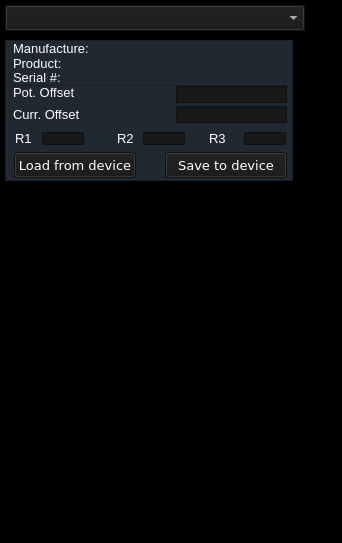
<?xml version="1.0" encoding="UTF-8"?>
<ui version="4.0">
 <class>MainWindow</class>
 <widget class="QMainWindow" name="MainWindow">
  <property name="geometry">
   <rect>
    <x>0</x>
    <y>0</y>
    <width>342</width>
    <height>543</height>
   </rect>
  </property>
  <property name="windowTitle">
   <string>MainWindow</string>
  </property>
  <property name="styleSheet">
   <string notr="true">background-color: #000000;</string>
  </property>
  <widget class="QWidget" name="centralwidget">
   <widget class="QFrame" name="frame_18">
    <property name="geometry">
     <rect>
      <x>5</x>
      <y>5</y>
      <width>300</width>
      <height>26</height>
     </rect>
    </property>
    <property name="styleSheet">
     <string notr="true">background-color: #181818;
border-color: &quot;Solid&quot;;</string>
    </property>
    <property name="frameShape">
     <enum>QFrame::StyledPanel</enum>
    </property>
    <property name="frameShadow">
     <enum>QFrame::Raised</enum>
    </property>
    <widget class="QComboBox" name="comboBox">
     <property name="enabled">
      <bool>true</bool>
     </property>
     <property name="geometry">
      <rect>
       <x>0</x>
       <y>0</y>
       <width>300</width>
       <height>26</height>
      </rect>
     </property>
     <property name="styleSheet">
      <string notr="true">color: rgb(254, 253, 255);
font: 10pt;</string>
     </property>
     <property name="editable">
      <bool>false</bool>
     </property>
     <property name="duplicatesEnabled">
      <bool>true</bool>
     </property>
    </widget>
   </widget>
   <widget class="QFrame" name="frame_8">
    <property name="geometry">
     <rect>
      <x>5</x>
      <y>40</y>
      <width>288</width>
      <height>141</height>
     </rect>
    </property>
    <property name="styleSheet">
     <string notr="true">background-color: #202932;</string>
    </property>
    <property name="frameShape">
     <enum>QFrame::StyledPanel</enum>
    </property>
    <property name="frameShadow">
     <enum>QFrame::Raised</enum>
    </property>
    <widget class="QLabel" name="label_11">
     <property name="geometry">
      <rect>
       <x>8</x>
       <y>4</y>
       <width>74</width>
       <height>14</height>
      </rect>
     </property>
     <property name="font">
      <font>
       <pointsize>10</pointsize>
       <weight>50</weight>
       <italic>false</italic>
       <bold>false</bold>
      </font>
     </property>
     <property name="styleSheet">
      <string notr="true">color: rgb(254, 253, 255);
font: 10pt;</string>
     </property>
     <property name="text">
      <string>DAC Offset</string>
     </property>
     <property name="textFormat">
      <enum>Qt::PlainText</enum>
     </property>
    </widget>
    <widget class="QLabel" name="label_12">
     <property name="geometry">
      <rect>
       <x>8</x>
       <y>26</y>
       <width>65</width>
       <height>14</height>
      </rect>
     </property>
     <property name="font">
      <font>
       <pointsize>10</pointsize>
       <weight>50</weight>
       <italic>false</italic>
       <bold>false</bold>
      </font>
     </property>
     <property name="styleSheet">
      <string notr="true">color: rgb(254, 253, 255);
font: 10pt;</string>
     </property>
     <property name="text">
      <string>DAC Gain</string>
     </property>
     <property name="textFormat">
      <enum>Qt::PlainText</enum>
     </property>
    </widget>
    <widget class="QLabel" name="label_13">
     <property name="geometry">
      <rect>
       <x>8</x>
       <y>45</y>
       <width>82</width>
       <height>14</height>
      </rect>
     </property>
     <property name="font">
      <font>
       <pointsize>10</pointsize>
       <weight>50</weight>
       <italic>false</italic>
       <bold>false</bold>
      </font>
     </property>
     <property name="styleSheet">
      <string notr="true">color: rgb(254, 253, 255);
font: 10pt;</string>
     </property>
     <property name="text">
      <string>Pot. Offset</string>
     </property>
     <property name="textFormat">
      <enum>Qt::PlainText</enum>
     </property>
    </widget>
    <widget class="QLabel" name="label_14">
     <property name="geometry">
      <rect>
       <x>8</x>
       <y>67</y>
       <width>90</width>
       <height>14</height>
      </rect>
     </property>
     <property name="font">
      <font>
       <pointsize>10</pointsize>
       <weight>50</weight>
       <italic>false</italic>
       <bold>false</bold>
      </font>
     </property>
     <property name="styleSheet">
      <string notr="true">color: rgb(254, 253, 255);
font: 10pt;</string>
     </property>
     <property name="text">
      <string>Curr. Offset</string>
     </property>
     <property name="textFormat">
      <enum>Qt::PlainText</enum>
     </property>
    </widget>
    <widget class="QFrame" name="frame_9">
     <property name="geometry">
      <rect>
       <x>171</x>
       <y>6</y>
       <width>111</width>
       <height>17</height>
      </rect>
     </property>
     <property name="styleSheet">
      <string notr="true">background-color: #181818;
border-color: &quot;Solid&quot;;</string>
     </property>
     <property name="frameShape">
      <enum>QFrame::StyledPanel</enum>
     </property>
     <property name="frameShadow">
      <enum>QFrame::Raised</enum>
     </property>
     <widget class="QLineEdit" name="lineEdit_5">
      <property name="geometry">
       <rect>
        <x>0</x>
        <y>0</y>
        <width>111</width>
        <height>17</height>
       </rect>
      </property>
      <property name="styleSheet">
       <string notr="true">color: rgb(255, 255, 255);</string>
      </property>
     </widget>
    </widget>
    <widget class="QFrame" name="frame_10">
     <property name="geometry">
      <rect>
       <x>171</x>
       <y>46</y>
       <width>111</width>
       <height>17</height>
      </rect>
     </property>
     <property name="styleSheet">
      <string notr="true">background-color: #181818;
border-color: &quot;Solid&quot;;</string>
     </property>
     <property name="frameShape">
      <enum>QFrame::StyledPanel</enum>
     </property>
     <property name="frameShadow">
      <enum>QFrame::Raised</enum>
     </property>
     <widget class="QLineEdit" name="lineEdit_6">
      <property name="geometry">
       <rect>
        <x>0</x>
        <y>0</y>
        <width>111</width>
        <height>17</height>
       </rect>
      </property>
      <property name="styleSheet">
       <string notr="true">color: rgb(255, 255, 255);</string>
      </property>
     </widget>
    </widget>
    <widget class="QFrame" name="frame_11">
     <property name="geometry">
      <rect>
       <x>171</x>
       <y>26</y>
       <width>111</width>
       <height>17</height>
      </rect>
     </property>
     <property name="styleSheet">
      <string notr="true">background-color: #181818;
border-color: &quot;Solid&quot;;</string>
     </property>
     <property name="frameShape">
      <enum>QFrame::StyledPanel</enum>
     </property>
     <property name="frameShadow">
      <enum>QFrame::Raised</enum>
     </property>
     <widget class="QLineEdit" name="lineEdit_7">
      <property name="geometry">
       <rect>
        <x>0</x>
        <y>0</y>
        <width>111</width>
        <height>17</height>
       </rect>
      </property>
      <property name="styleSheet">
       <string notr="true">color: rgb(255, 255, 255);</string>
      </property>
     </widget>
    </widget>
    <widget class="QFrame" name="frame_12">
     <property name="geometry">
      <rect>
       <x>171</x>
       <y>66</y>
       <width>111</width>
       <height>17</height>
      </rect>
     </property>
     <property name="styleSheet">
      <string notr="true">background-color: #181818;
border-color: &quot;Solid&quot;;</string>
     </property>
     <property name="frameShape">
      <enum>QFrame::StyledPanel</enum>
     </property>
     <property name="frameShadow">
      <enum>QFrame::Raised</enum>
     </property>
     <widget class="QLineEdit" name="lineEdit_8">
      <property name="geometry">
       <rect>
        <x>0</x>
        <y>0</y>
        <width>111</width>
        <height>17</height>
       </rect>
      </property>
      <property name="styleSheet">
       <string notr="true">color: rgb(255, 255, 255);</string>
      </property>
     </widget>
    </widget>
    <widget class="QLabel" name="label_15">
     <property name="geometry">
      <rect>
       <x>10</x>
       <y>91</y>
       <width>16</width>
       <height>14</height>
      </rect>
     </property>
     <property name="font">
      <font>
       <pointsize>10</pointsize>
       <weight>50</weight>
       <italic>false</italic>
       <bold>false</bold>
      </font>
     </property>
     <property name="styleSheet">
      <string notr="true">color: rgb(254, 253, 255);
font: 10pt;</string>
     </property>
     <property name="text">
      <string>R1</string>
     </property>
     <property name="textFormat">
      <enum>Qt::PlainText</enum>
     </property>
    </widget>
    <widget class="QLabel" name="label_16">
     <property name="geometry">
      <rect>
       <x>112</x>
       <y>91</y>
       <width>16</width>
       <height>14</height>
      </rect>
     </property>
     <property name="font">
      <font>
       <pointsize>10</pointsize>
       <weight>50</weight>
       <italic>false</italic>
       <bold>false</bold>
      </font>
     </property>
     <property name="styleSheet">
      <string notr="true">color: rgb(254, 253, 255);
font: 10pt;</string>
     </property>
     <property name="text">
      <string>R2</string>
     </property>
     <property name="textFormat">
      <enum>Qt::PlainText</enum>
     </property>
    </widget>
    <widget class="QLabel" name="label_17">
     <property name="geometry">
      <rect>
       <x>204</x>
       <y>91</y>
       <width>16</width>
       <height>14</height>
      </rect>
     </property>
     <property name="font">
      <font>
       <pointsize>10</pointsize>
       <weight>50</weight>
       <italic>false</italic>
       <bold>false</bold>
      </font>
     </property>
     <property name="styleSheet">
      <string notr="true">color: rgb(254, 253, 255);
font: 10pt;</string>
     </property>
     <property name="text">
      <string>R3</string>
     </property>
     <property name="textFormat">
      <enum>Qt::PlainText</enum>
     </property>
    </widget>
    <widget class="QFrame" name="frame_13">
     <property name="geometry">
      <rect>
       <x>37</x>
       <y>92</y>
       <width>42</width>
       <height>13</height>
      </rect>
     </property>
     <property name="styleSheet">
      <string notr="true">background-color: #181818;
border-color: &quot;Solid&quot;;</string>
     </property>
     <property name="frameShape">
      <enum>QFrame::StyledPanel</enum>
     </property>
     <property name="frameShadow">
      <enum>QFrame::Raised</enum>
     </property>
     <widget class="QLineEdit" name="lineEdit_10">
      <property name="geometry">
       <rect>
        <x>0</x>
        <y>0</y>
        <width>42</width>
        <height>13</height>
       </rect>
      </property>
      <property name="styleSheet">
       <string notr="true">color: rgb(255, 255, 255);</string>
      </property>
     </widget>
    </widget>
    <widget class="QFrame" name="frame_14">
     <property name="geometry">
      <rect>
       <x>239</x>
       <y>92</y>
       <width>42</width>
       <height>13</height>
      </rect>
     </property>
     <property name="styleSheet">
      <string notr="true">background-color: #181818;
border-color: &quot;Solid&quot;;</string>
     </property>
     <property name="frameShape">
      <enum>QFrame::StyledPanel</enum>
     </property>
     <property name="frameShadow">
      <enum>QFrame::Raised</enum>
     </property>
     <widget class="QLineEdit" name="lineEdit_11">
      <property name="geometry">
       <rect>
        <x>0</x>
        <y>0</y>
        <width>42</width>
        <height>13</height>
       </rect>
      </property>
      <property name="styleSheet">
       <string notr="true">color: rgb(255, 255, 255);</string>
      </property>
     </widget>
    </widget>
    <widget class="QFrame" name="frame_15">
     <property name="geometry">
      <rect>
       <x>138</x>
       <y>92</y>
       <width>42</width>
       <height>13</height>
      </rect>
     </property>
     <property name="styleSheet">
      <string notr="true">background-color: #181818;
border-color: &quot;Solid&quot;;</string>
     </property>
     <property name="frameShape">
      <enum>QFrame::StyledPanel</enum>
     </property>
     <property name="frameShadow">
      <enum>QFrame::Raised</enum>
     </property>
     <widget class="QLineEdit" name="lineEdit_12">
      <property name="geometry">
       <rect>
        <x>0</x>
        <y>0</y>
        <width>42</width>
        <height>13</height>
       </rect>
      </property>
      <property name="styleSheet">
       <string notr="true">color: rgb(255, 255, 255);</string>
      </property>
     </widget>
    </widget>
    <widget class="QPushButton" name="pushButton_4">
     <property name="geometry">
      <rect>
       <x>160</x>
       <y>112</y>
       <width>122</width>
       <height>26</height>
      </rect>
     </property>
     <property name="font">
      <font>
       <family>DejaVu Sans</family>
       <pointsize>10</pointsize>
      </font>
     </property>
     <property name="autoFillBackground">
      <bool>false</bool>
     </property>
     <property name="styleSheet">
      <string notr="true">background-color: #181818;
border-color: &quot;Solid&quot;;
color:white</string>
     </property>
     <property name="text">
      <string>Save to device</string>
     </property>
     <property name="autoDefault">
      <bool>false</bool>
     </property>
    </widget>
    <widget class="QPushButton" name="pushButton_8">
     <property name="geometry">
      <rect>
       <x>9</x>
       <y>112</y>
       <width>122</width>
       <height>26</height>
      </rect>
     </property>
     <property name="font">
      <font>
       <family>DejaVu Sans</family>
       <pointsize>10</pointsize>
      </font>
     </property>
     <property name="autoFillBackground">
      <bool>false</bool>
     </property>
     <property name="styleSheet">
      <string notr="true">background-color: #181818;
border-color: &quot;Solid&quot;;
color:white</string>
     </property>
     <property name="text">
      <string>Load from device</string>
     </property>
     <property name="autoDefault">
      <bool>false</bool>
     </property>
    </widget>
   </widget>
   <widget class="QFrame" name="frame_5">
    <property name="geometry">
     <rect>
      <x>5</x>
      <y>40</y>
      <width>288</width>
      <height>46</height>
     </rect>
    </property>
    <property name="styleSheet">
     <string notr="true">background-color: #202932;</string>
    </property>
    <property name="frameShape">
     <enum>QFrame::StyledPanel</enum>
    </property>
    <property name="frameShadow">
     <enum>QFrame::Raised</enum>
    </property>
    <widget class="QLabel" name="label_7">
     <property name="geometry">
      <rect>
       <x>8</x>
       <y>1</y>
       <width>90</width>
       <height>14</height>
      </rect>
     </property>
     <property name="font">
      <font>
       <pointsize>10</pointsize>
       <weight>50</weight>
       <italic>false</italic>
       <bold>false</bold>
      </font>
     </property>
     <property name="styleSheet">
      <string notr="true">color: rgb(254, 253, 255);
font: 10pt;</string>
     </property>
     <property name="text">
      <string>Manufacture:</string>
     </property>
     <property name="textFormat">
      <enum>Qt::PlainText</enum>
     </property>
    </widget>
    <widget class="QLabel" name="label_8">
     <property name="geometry">
      <rect>
       <x>8</x>
       <y>16</y>
       <width>60</width>
       <height>14</height>
      </rect>
     </property>
     <property name="font">
      <font>
       <pointsize>10</pointsize>
       <weight>50</weight>
       <italic>false</italic>
       <bold>false</bold>
      </font>
     </property>
     <property name="styleSheet">
      <string notr="true">color: rgb(254, 253, 255);
font: 10pt;</string>
     </property>
     <property name="text">
      <string>Product:</string>
     </property>
     <property name="textFormat">
      <enum>Qt::PlainText</enum>
     </property>
    </widget>
    <widget class="QLabel" name="label_9">
     <property name="geometry">
      <rect>
       <x>8</x>
       <y>30</y>
       <width>68</width>
       <height>14</height>
      </rect>
     </property>
     <property name="font">
      <font>
       <pointsize>10</pointsize>
       <weight>50</weight>
       <italic>false</italic>
       <bold>false</bold>
      </font>
     </property>
     <property name="styleSheet">
      <string notr="true">color: rgb(254, 253, 255);
font: 10pt;</string>
     </property>
     <property name="text">
      <string>Serial #:</string>
     </property>
     <property name="textFormat">
      <enum>Qt::PlainText</enum>
     </property>
    </widget>
   </widget>
  </widget>
  <widget class="QStatusBar" name="statusbar"/>
 </widget>
 <resources/>
 <connections/>
</ui>
